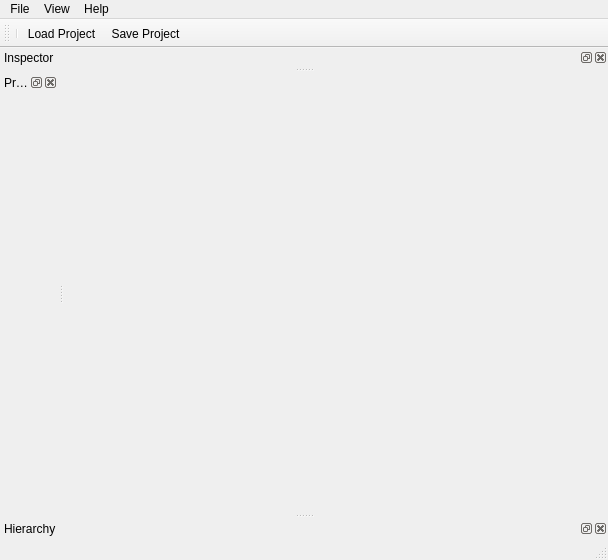
<?xml version="1.0" encoding="UTF-8"?>
<ui version="4.0">
 <class>MainWindow</class>
 <widget class="QMainWindow" name="MainWindow">
  <property name="geometry">
   <rect>
    <x>0</x>
    <y>0</y>
    <width>608</width>
    <height>560</height>
   </rect>
  </property>
  <property name="windowTitle">
   <string>MainWindow</string>
  </property>
  <widget class="QWidget" name="centralWidget"/>
  <widget class="QToolBar" name="mainToolBar">
   <property name="iconSize">
    <size>
     <width>16</width>
     <height>16</height>
    </size>
   </property>
   <attribute name="toolBarArea">
    <enum>TopToolBarArea</enum>
   </attribute>
   <attribute name="toolBarBreak">
    <bool>false</bool>
   </attribute>
   <addaction name="separator"/>
   <addaction name="LoadProject"/>
   <addaction name="SaveProject"/>
  </widget>
  <widget class="QStatusBar" name="statusBar"/>
  <widget class="QDockWidget" name="Dock_1">
   <property name="windowTitle">
    <string>Inspector</string>
   </property>
   <attribute name="dockWidgetArea">
    <number>4</number>
   </attribute>
   <widget class="QWidget" name="dockWidgetContents"/>
  </widget>
  <widget class="QDockWidget" name="Dock_2">
   <property name="windowTitle">
    <string>Project</string>
   </property>
   <attribute name="dockWidgetArea">
    <number>1</number>
   </attribute>
   <widget class="QWidget" name="dockWidgetContents_2"/>
  </widget>
  <widget class="QDockWidget" name="Dock_3">
   <property name="windowTitle">
    <string>Hierarchy</string>
   </property>
   <attribute name="dockWidgetArea">
    <number>8</number>
   </attribute>
   <widget class="QWidget" name="dockWidgetContents_3"/>
  </widget>
  <widget class="QMenuBar" name="menuBar">
   <property name="geometry">
    <rect>
     <x>0</x>
     <y>0</y>
     <width>608</width>
     <height>20</height>
    </rect>
   </property>
   <widget class="QMenu" name="menuFile">
    <property name="title">
     <string>File</string>
    </property>
    <addaction name="LoadProject"/>
    <addaction name="SaveProject"/>
   </widget>
   <widget class="QMenu" name="menuView">
    <property name="title">
     <string>View</string>
    </property>
   </widget>
   <widget class="QMenu" name="menuHelp">
    <property name="title">
     <string>Help</string>
    </property>
   </widget>
   <addaction name="menuFile"/>
   <addaction name="menuView"/>
   <addaction name="menuHelp"/>
  </widget>
  <action name="actionHelp">
   <property name="text">
    <string>Help</string>
   </property>
  </action>
  <action name="LoadProject">
   <property name="icon">
    <iconset resource="icons.qrc">
     <normaloff>:/icons/open</normaloff>:/icons/open</iconset>
   </property>
   <property name="text">
    <string>Load Project</string>
   </property>
  </action>
  <action name="SaveProject">
   <property name="icon">
    <iconset resource="icons.qrc">
     <normaloff>:/icons/save</normaloff>:/icons/save</iconset>
   </property>
   <property name="text">
    <string>Save Project</string>
   </property>
  </action>
 </widget>
 <layoutdefault spacing="6" margin="11"/>
 <resources>
  <include location="icons.qrc"/>
 </resources>
 <connections/>
</ui>
